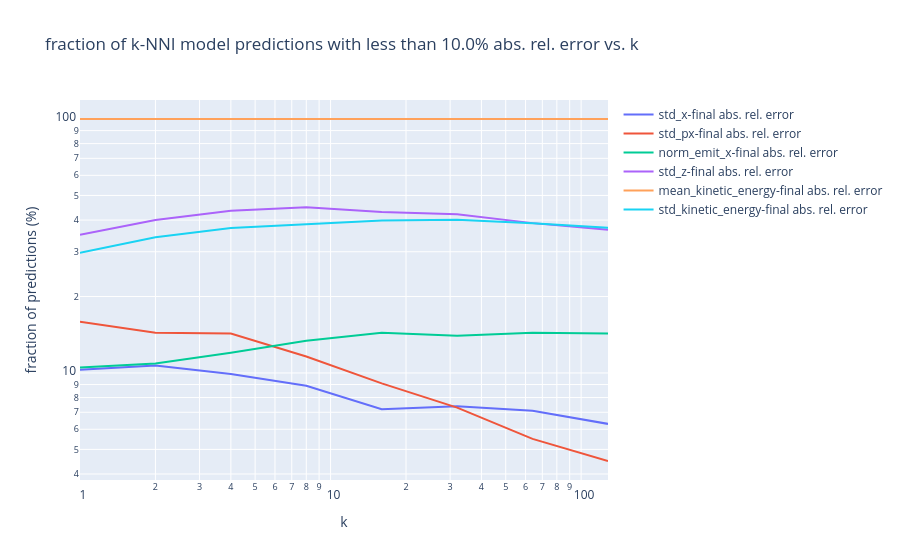

The notebook cell this image was saved under:
### Code cell
def show_knni_threshold_precision_plot():
    table = pd.DataFrame()
    for k in knni_results.keys():
        df = make_abs_rel_error_threshold_table("knni", knni_results[k])
        df["k"] = k
        table = pd.concat([table, df])

    px.line(
        table.loc["all"].round(1),
        x="k",
        y=[col for col in table.columns if col not in ["k", "threshold (%)"]],
        title=f"fraction of k-NNI model predictions with less than {table['threshold (%)'].iloc[0]}% abs. rel. error vs. k",
        labels={"value": "fraction of predictions (%)", "variable": ""},
        log_x=True,
        log_y=True,
    ).show()


show_knni_threshold_precision_plot()

### Figure 1 — Plotly figure (JSON) as saved in the notebook; plotly's stock layout.template omitted (floating-point values rounded to 4 significant figures)
{"data": [{"hovertemplate": "=std_x-final abs. rel. error<br>k=%{x}<br>fraction of predictions (%)=%{y}<extra></extra>", "legendgroup": "std_x-final abs. rel. error", "line": {"color": "#636efa", "dash": "solid"}, "marker": {"symbol": "circle"}, "mode": "lines", "name": "std_x-final abs. rel. error", "orientation": "v", "showlegend": true, "type": "scatter", "x": [1, 2, 4, 8, 16, 32, 64, 128], "xaxis": "x", "y": [10.3, 10.7, 9.9, 8.9, 7.2, 7.4, 7.1, 6.3], "yaxis": "y"}, {"hovertemplate": "=std_px-final abs. rel. error<br>k=%{x}<br>fraction of predictions (%)=%{y}<extra></extra>", "legendgroup": "std_px-final abs. rel. error", "line": {"color": "#EF553B", "dash": "solid"}, "marker": {"symbol": "circle"}, "mode": "lines", "name": "std_px-final abs. rel. error", "orientation": "v", "showlegend": true, "type": "scatter", "x": [1, 2, 4, 8, 16, 32, 64, 128], "xaxis": "x", "y": [15.9, 14.4, 14.3, 11.6, 9.1, 7.3, 5.5, 4.5], "yaxis": "y"}, {"hovertemplate": "=norm_emit_x-final abs. rel. error<br>k=%{x}<br>fraction of predictions (%)=%{y}<extra></extra>", "legendgroup": "norm_emit_x-final abs. rel. error", "line": {"color": "#00cc96", "dash": "solid"}, "marker": {"symbol": "circle"}, "mode": "lines", "name": "norm_emit_x-final abs. rel. error", "orientation": "v", "showlegend": true, "type": "scatter", "x": [1, 2, 4, 8, 16, 32, 64, 128], "xaxis": "x", "y": [10.5, 10.9, 12.0, 13.4, 14.4, 14.0, 14.4, 14.3], "yaxis": "y"}, {"hovertemplate": "=std_z-final abs. rel. error<br>k=%{x}<br>fraction of predictions (%)=%{y}<extra></extra>", "legendgroup": "std_z-final abs. rel. error", "line": {"color": "#ab63fa", "dash": "solid"}, "marker": {"symbol": "circle"}, "mode": "lines", "name": "std_z-final abs. rel. error", "orientation": "v", "showlegend": true, "type": "scatter", "x": [1, 2, 4, 8, 16, 32, 64, 128], "xaxis": "x", "y": [35.0, 40.0, 43.5, 44.9, 43.0, 42.2, 38.9, 36.6], "yaxis": "y"}, {"hovertemplate": "=mean_kinetic_energy-final abs. rel. error<br>k=%{x}<br>fraction of predictions (%)=%{y}<extra></extra>", "legendgroup": "mean_kinetic_energy-final abs. rel. error", "line": {"color": "#FFA15A", "dash": "solid"}, "marker": {"symbol": "circle"}, "mode": "lines", "name": "mean_kinetic_energy-final abs. rel. error", "orientation": "v", "showlegend": true, "type": "scatter", "x": [1, 2, 4, 8, 16, 32, 64, 128], "xaxis": "x", "y": [100.0, 100.0, 100.0, 100.0, 100.0, 100.0, 100.0, 100.0], "yaxis": "y"}, {"hovertemplate": "=std_kinetic_energy-final abs. rel. error<br>k=%{x}<br>fraction of predictions (%)=%{y}<extra></extra>", "legendgroup": "std_kinetic_energy-final abs. rel. error", "line": {"color": "#19d3f3", "dash": "solid"}, "marker": {"symbol": "circle"}, "mode": "lines", "name": "std_kinetic_energy-final abs. rel. error", "orientation": "v", "showlegend": true, "type": "scatter", "x": [1, 2, 4, 8, 16, 32, 64, 128], "xaxis": "x", "y": [29.7, 34.2, 37.2, 38.6, 39.8, 40.1, 38.9, 37.3], "yaxis": "y"}], "layout": {"legend": {"title": {"text": ""}, "tracegroupgap": 0}, "title": {"text": "fraction of k-NNI model predictions with less than 10.0% abs. rel. error vs. k"}, "xaxis": {"anchor": "y", "domain": [0, 1], "title": {"text": "k"}, "type": "log"}, "yaxis": {"anchor": "x", "domain": [0, 1], "title": {"text": "fraction of predictions (%)"}, "type": "log"}}}
